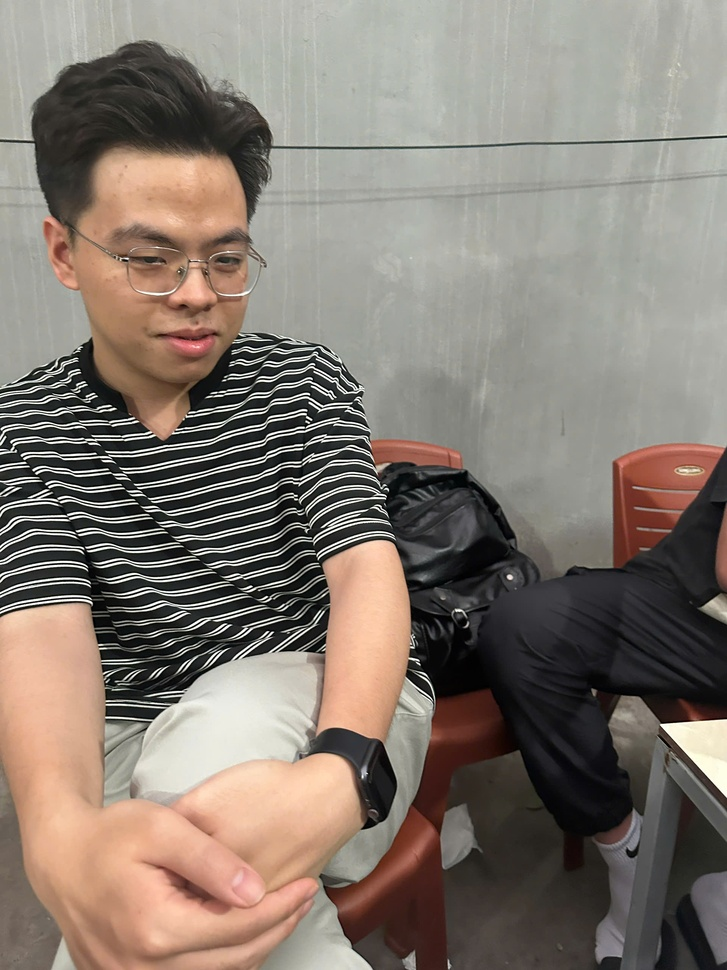
#> input picture uploads/4bb01edb-2207-4ffb-baf7-d3cb80740184.jpg, 727 x 970 px, shrunk from 1920 x 2560 before the run
$ python detect_faces.py   (older library calls are emulated)
#> lines starting #> are read from the running program, lines starting #| are printed output that depends on the picture
import os
import cv2
import numpy as np

ROOT_DIR = os.path.dirname(os.path.dirname(os.path.abspath(__file__)))
UPLOAD_DIR = os.path.join(ROOT_DIR, "uploads")

cascade_path = cv2.data.haarcascades + 'haarcascade_frontalface_default.xml'
eye_cascade_path = cv2.data.haarcascades + 'haarcascade_eye.xml'

print("Using cascade:", cascade_path)
face_cascade = cv2.CascadeClassifier(cascade_path)
eye_cascade = cv2.CascadeClassifier(eye_cascade_path)

if face_cascade.empty():
    print("Error: Could not load frontal face cascade classifier.")
else:
    print("Cascade classifier loaded successfully.")

files = [
    "4bb01edb-2207-4ffb-baf7-d3cb80740184.jpg",
    "5436caa6-5655-406d-b88e-d43e7e405caa.jpg",
    "79633383-7ebe-43f3-b008-647130326a34.jpg",
    "ccee74f0-a35c-4ed8-8fc5-4eac162d94fd.jpg"
]

for filename in files:
    path = os.path.join(UPLOAD_DIR, filename)
    if not os.path.exists(path):
        print(f"File {filename} does not exist.")
        continue

    img = cv2.imdecode(np.fromfile(path, dtype=np.uint8), cv2.IMREAD_COLOR)
#> img is the input picture: shape (970, 727, 3); mean B, G, R 113, 122.1, 132.5
    if img is None:
        print(f"Could not read {filename}")
        continue

    gray = cv2.cvtColor(img, cv2.COLOR_BGR2GRAY)
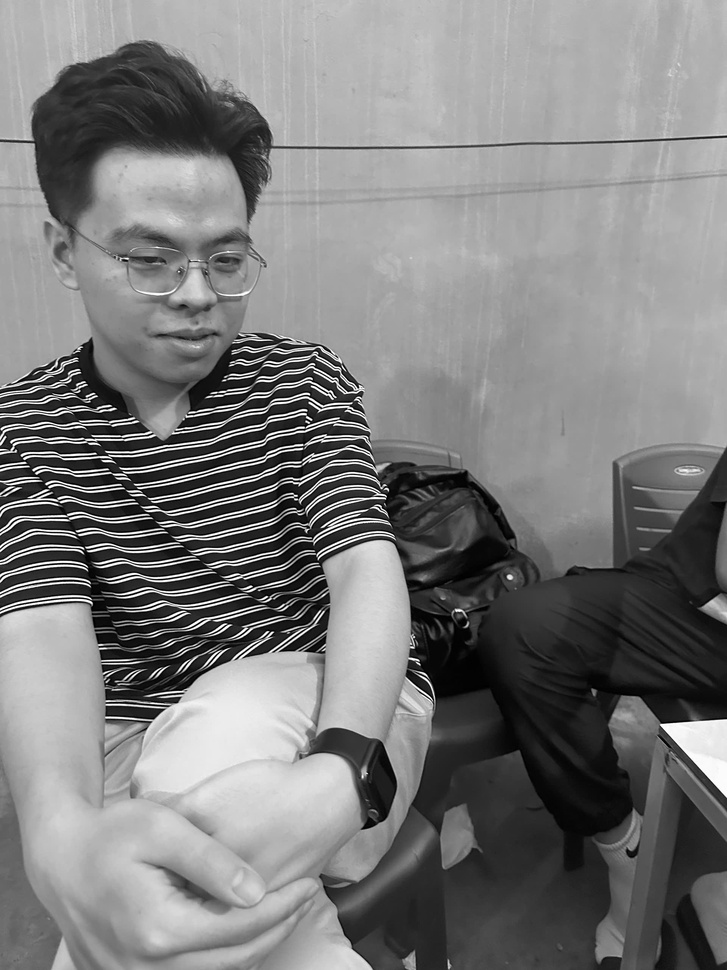
#> gray: shape (970, 727); min 0, max 255, mean 124.2
    faces = face_cascade.detectMultiScale(gray, scaleFactor=1.1, minNeighbors=3, minSize=(30, 30))
#> faces = [[397, 562, 61, 61], [70, 169, 223, 223]]

    print(f"\nImage: {filename}")
    print(f"  Faces detected: {len(faces)}")
#|   Faces detected: 2
    for i, (x, y, w, h) in enumerate(faces):
        # Calculate sharpness of the face box
        face_roi = gray[y:y+h, x:x+w]
        sharpness = cv2.Laplacian(face_roi, cv2.CV_64F).var()

        # Detect eyes in face ROI
        eyes = eye_cascade.detectMultiScale(face_roi)

        print(f"  Face {i+1}:")
        print(f"    Position: x={x}, y={y}, w={w}, h={h}")
        print(f"    Sharpness variance: {sharpness:.1f}")
        print(f"    Eyes detected: {len(eyes)}")
#> this loop made 2 passes
#> (x, y, w, h, sharpness) on pass 1: (397, 562, 61, 61, 625.8)
#> (x, y, w, h, sharpness, eyes) on pass 2: (70, 169, 223, 223, 2903.9, [[61, 71, 45, 45], [126, 67, 49, 49]])
#|   Face 1:
#|     Position: x=397, y=562, w=61, h=61
#|     Sharpness variance: 625.8
#|     Eyes detected: 0
#|   Face 2:
#|     Position: x=70, y=169, w=223, h=223
#|     Sharpness variance: 2903.9
#|     Eyes detected: 2
#> pass 1, `face_roi = gray[y:y+h, x:x+w]`:
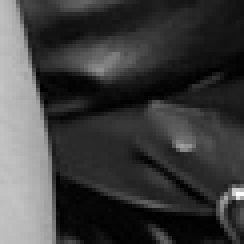
#> face_roi: shape (61, 61) (shown 4 times larger); min 0, max 254, mean 61.5
#> pass 2, `face_roi = gray[y:y+h, x:x+w]`:
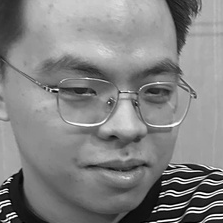
#> face_roi: shape (223, 223); min 0, max 255, mean 130.7
#> pass 2 of the loop `for filename in files:`:
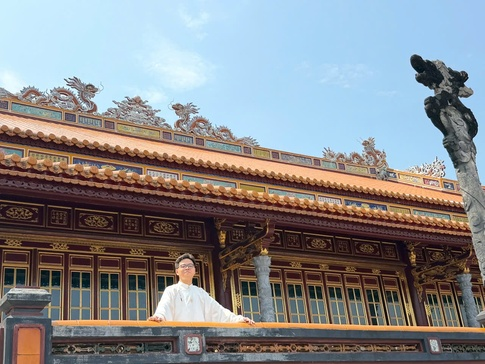
#> input picture uploads/5436caa6-5655-406d-b88e-d43e7e405caa.jpg, 485 x 364 px, shrunk from 1280 x 960 before the run
#> img is the input picture: shape (364, 485, 3); mean B, G, R 136.6, 134.1, 133.4
#> `gray = cv2.cvtColor(img, cv2.COLOR_BGR2GRAY)`:
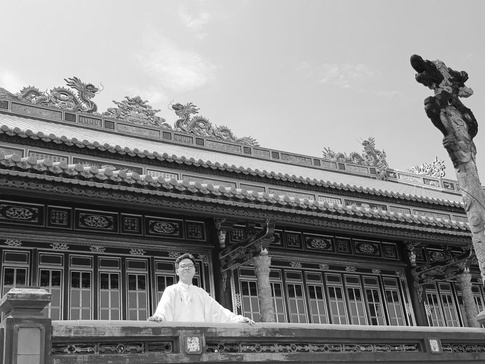
#> gray: shape (364, 485); min 1, max 255, mean 134.2
#> faces = ()
#|   Faces detected: 0

        # We can guess pose: frontal if eyes are centered and balanced,
        # or we can look at the relative position. But let's check further.
